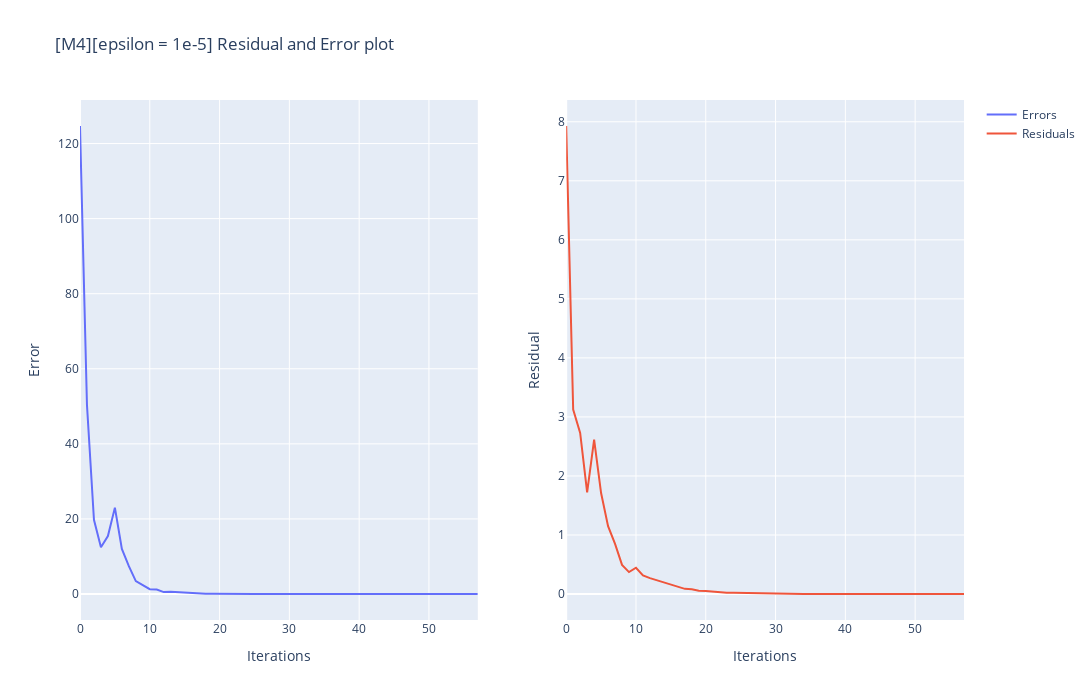

The code cell stored with this chart in its notebook:
### Code cell
fig = make_subplots(rows=1, cols=2, shared_xaxes=False)
fig.add_trace( go.Scatter(x=list(range(0,len(errors_m4))), y=errors_m4,name="Errors"),
    row=1, col=1)
fig.add_trace(
    go.Scatter(x=list(range(0,len(residual_m4))), y=residual_m4,name="Residuals"), row=1, col=2
)
fig.update_xaxes(title_text="Iterations", row=1, col=1)
fig.update_yaxes(title_text="Error", row=1, col=1)
fig.update_xaxes(title_text="Iterations", row=1, col=2)
fig.update_yaxes(title_text="Residual", row=1, col=2)
fig.update_layout(height=700, width=1800,title_text="[M4][epsilon = 1e-5] Residual and Error plot").show()

### Figure 1 — Plotly figure (JSON) as saved in the notebook; plotly's stock layout.template omitted (floating-point values rounded to 4 significant figures)
{"data": [{"name": "Errors", "type": "scatter", "x": [0, 1, 2, 3, 4, 5, 6, 7, 8, 9, 10, 11, 12, 13, 14, 15, 16, 17, 18, 19, 20, 21, 22, 23, 24, 25, 26, 27, 28, 29, 30, 31, 32, 33, 34, 35, 36, 37, 38, 39, 40, 41, 42, 43, 44, 45, 46, 47, 48, 49, 50, 51, 52, 53, 54, 55, 56, 57], "xaxis": "x", "y": [124.7, 50.32, 19.77, 12.46, 15.44, 23.01, 11.99, 7.421, 3.445, 2.268, 1.276, 1.197, 0.5095, 0.5695, 0.4437, 0.3225, 0.18, 0.1187, 0.08562, 0.0578, 0.02221, 0.01643, 0.01234, 0.01156, 0.001812, 0.002923, 0.001795, 0.001142, 0.001088, 0.0006549, 0.0002306, 0.0001795, 0.0001072, 0.0001016, 3.439e-05, 2.129e-05, 1.987e-05, 1.072e-05, 9.01e-06, 2.039e-06, 1.273e-06, 1.251e-06, 3.937e-07, 3.196e-07, 5.243e-07, 1.6e-07, 1.648e-07, 1.281e-08, 6.222e-08, 6.77e-08, 5.298e-08, 7.77e-09, 1.286e-08, 9.887e-09, 1.558e-09, 1.835e-09, 1.534e-09, 3.466e-10], "yaxis": "y"}, {"name": "Residuals", "type": "scatter", "x": [0, 1, 2, 3, 4, 5, 6, 7, 8, 9, 10, 11, 12, 13, 14, 15, 16, 17, 18, 19, 20, 21, 22, 23, 24, 25, 26, 27, 28, 29, 30, 31, 32, 33, 34, 35, 36, 37, 38, 39, 40, 41, 42, 43, 44, 45, 46, 47, 48, 49, 50, 51, 52, 53, 54, 55, 56, 57], "xaxis": "x2", "y": [7.928, 3.125, 2.729, 1.721, 2.615, 1.711, 1.149, 0.8487, 0.4933, 0.3711, 0.4445, 0.316, 0.2685, 0.2317, 0.1875, 0.1506, 0.1189, 0.08705, 0.08041, 0.05658, 0.04909, 0.0373, 0.03011, 0.01935, 0.01917, 0.01637, 0.01239, 0.009358, 0.007775, 0.005696, 0.004472, 0.00306, 0.003804, 0.002733, 0.00149, 0.001629, 0.0008062, 0.001605, 0.0008869, 0.0003545, 0.0005255, 0.0003588, 0.000223, 0.000192, 0.0001335, 0.0001582, 0.0001044, 8.409e-05, 6.221e-05, 0.0001143, 5.744e-05, 2.701e-05, 4.657e-05, 2.568e-05, 1.1e-05, 1.759e-05, 1.066e-05, 4.888e-06], "yaxis": "y2"}], "layout": {"height": 700, "title": {"text": "[M4][epsilon = 1e-5] Residual and Error plot"}, "width": 1800, "xaxis": {"anchor": "y", "domain": [0, 0.45], "title": {"text": "Iterations"}}, "xaxis2": {"anchor": "y2", "domain": [0.55, 1], "title": {"text": "Iterations"}}, "yaxis": {"anchor": "x", "domain": [0, 1], "title": {"text": "Error"}}, "yaxis2": {"anchor": "x2", "domain": [0, 1], "title": {"text": "Residual"}}}}
